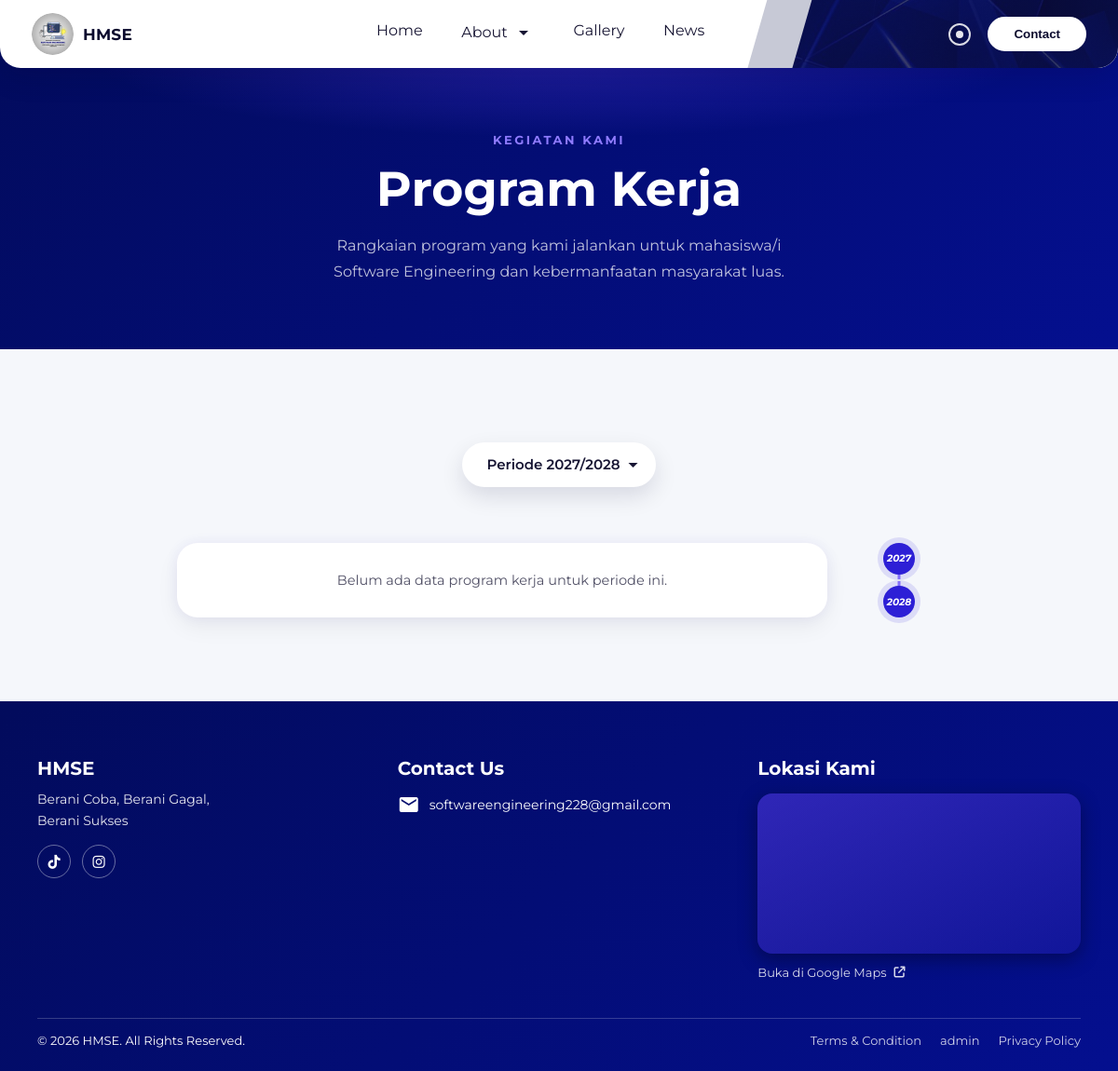
The page /program-kerja.php on the database its author committed.
### tables this page shows
CREATE TABLE `periode` (
  `id` int(11) NOT NULL,
  `start_year` int(11) NOT NULL,
  `end_year` int(11) NOT NULL,
  `sort_order` int(11) DEFAULT 0,
  `created_at` datetime DEFAULT current_timestamp()
);

### config.php (called while the page is built, shortened)
<?php
function assetVersion(string $relativePath): string {
    $fullPath = __DIR__ . '/' . ltrim($relativePath, '/');
    return file_exists($fullPath) ? (string) filemtime($fullPath) : '1';
}

### program-kerja.php (the view, shortened to what this page needs)
<?php
require __DIR__ . '/config.php';
$pdo = getDbConnection();
$periodes = $pdo->query('SELECT * FROM periode ORDER BY start_year DESC')->fetchAll();
$programsByPeriode = [];
foreach ($pdo->query('SELECT * FROM program_kerja ORDER BY sort_order ASC, id ASC') as $row) {
    $programsByPeriode[$row['periode_id']][] = $row;
}
$activePeriode = $periodes[0] ?? null;
?>
<!DOCTYPE html>
<html lang="id">
<head>
    <link rel="stylesheet" href="css/style.css?v=<?= assetVersion('css/style.css') ?>">
    <link rel="stylesheet" href="css/program-kerja.css?v=<?= assetVersion('css/program-kerja.css') ?>">
    <link rel="stylesheet" href="https://cdnjs.cloudflare.com/ajax/libs/font-awesome/6.5.1/css/all.min.css">
</head>
<body>
    <header id="navbar">
        <nav class="navbar">
            <div class="nav-bg-gray"></div>
            <div class="brand">
                <img class="logo" src="images/logo2.png" alt="logo HMSE">
                <span>HMSE</span>
            </div>
            <ul class="menu" id="menu">
                <li class="nav-li"><a href="index.php">Home</a></li>
                <li class="nav-li drop current">
                    <div class="drop-btn">
                      About
                      <span class="material-icons dropdown-icon">
                      </span>
                    </div>
                </li>
                <li class="nav-li"><a href="gallery.php">Gallery</a></li>
                <li class="nav-li"><a href="news.php">News</a></li>
            </ul>
            <div class="nav-accent">
                <span class="accent-circle"></span>
                <div class="button">
                    <a class="btn" href="#"><button>Contact</button></a>
                </div>
            </div>
        </nav>
    </header>
    <section class="pk-banner">
        <div class="pk-banner-glow"></div>
        <div class="pk-banner-content reveal reveal-up">
            <span class="section-eyebrow section-eyebrow-light">Kegiatan Kami</span>
            <h1>Program Kerja</h1>
            <p>Rangkaian program yang kami jalankan untuk mahasiswa/i Software Engineering dan kebermanfaatan masyarakat luas.</p>
        </div>
    </section>
    <section class="proker-section">
        <div class="proker-head reveal reveal-up">
            <div class="periode-select" id="periodeSelect">
                <button class="periode-btn" id="periodeBtn" type="button" aria-haspopup="true" aria-expanded="false">
                    <span id="periodeLabel">Periode <?= $activePeriode ? (int)$activePeriode['start_year'] . '/' . (int)$activePeriode['end_year'] : '-' ?></span>
                    <span class="material-icons">arrow_drop_down</span>
                </button>
            </div>
        </div>
        <div class="timeline-wrap">
            <div class="timeline-programs" id="timelinePrograms">
                <?php foreach ($periodes as $i => $p): $key = $p['start_year'] . '-' . $p['end_year'];
                    $programs = $programsByPeriode[$p['id']] ?? []; ?>
                    <div class="proker-group" data-periode-group="<?= htmlspecialchars($key) ?>" <?= $i === 0 ? '' : 'hidden' ?>>
                        <?php if ($programs): ?>
                            <?php foreach ($programs as $prog): ?>
                                <div class="proker-card reveal reveal-up">
                                    <h3><?= htmlspecialchars($prog['title']) ?></h3>
                                    <p><?= nl2br(htmlspecialchars($prog['description'] ?? '')) ?></p>
                                </div>
                            <?php endforeach; ?>
                        <?php else: ?>
                            <div class="proker-card proker-card-empty reveal reveal-up">
                                <p>Belum ada data program kerja untuk periode ini.</p>
                            </div>
                        <?php endif; ?>
                    </div>
                <?php endforeach; ?>
            </div>
            <div class="timeline-rail" aria-hidden="true">
                <span class="rail-line"></span>
                <span class="rail-dot rail-dot-top"><em><?= $activePeriode ? (int)$activePeriode['start_year'] : '' ?></em></span>
                <span class="rail-dot rail-dot-bottom"><em><?= $activePeriode ? (int)$activePeriode['end_year'] : '' ?></em></span>
            </div>
        </div>
    </section>
</body>
</html>

### css/program-kerja.css (style rules this page uses)
.section-eyebrow { display:inline-block; font-size:13px; font-weight:700; letter-spacing:2.5px; text-transform:uppercase; color:var(--blue); margin-bottom:14px; }
.section-eyebrow-light { color:var(--blue-pale); }
.pk-banner { position:relative; min-height:42vh; display:flex; align-items:center; justify-content:center; text-align:center; padding:140px 6% 70px; background: linear-gradient(135deg,#020b5c,#040f8f); overflow:hidden; isolation:isolate; }
.pk-banner-glow { position:absolute; inset:-20% -10% auto -10%; height:70%; background:radial-gradient(closest-side, rgba(91,63,245,0.35), transparent 70%); z-index:-1; }
.pk-banner-content { max-width:680px; color:#fff; }
.pk-banner-content h1 { font-size:clamp(32px, 6vw, 52px); font-weight:700; line-height:1.2; margin-bottom:16px; }
.pk-banner-content p { font-size:16px; line-height:1.7; color:rgba(255,255,255,0.75); max-width:520px; margin:0 auto; }
.proker-section { padding:100px 6% 90px; background:#f5f7fb; }
.proker-head { text-align:center; margin-bottom:60px; }
.periode-select { position:relative; display:inline-block; }
.periode-btn { display:inline-flex; align-items:center; gap:2px; padding:12px 12px 12px 26px; border:none; border-radius:50px; background:#ffffff; color:var(--ink); font-family:'Montserrat', sans-serif; font-weight:600; font-size:15px; cursor:pointer; box-shadow:0 10px 25px rgba(11,10,46,0.12); transition:box-shadow 0.3s ease; -webkit-tap-highlight-color:transparent; }
.periode-btn .material-icons { transition:transform 0.3s ease; }
.timeline-wrap { max-width:820px; margin:0 auto; display:grid; grid-template-columns:1fr 90px; gap:32px; align-items:stretch; }
.timeline-programs { grid-column:1; }
.proker-group { display:flex; flex-direction:column; gap:24px; }
.proker-card { background:#ffffff; border-radius:22px; padding:28px 30px; box-shadow: 0 10px 25px rgba(0,0,0,0.06), 0 0 15px rgba(45,31,214,0.06); transition:transform 0.35s ease, box-shadow 0.35s ease; }
.proker-card p { font-size:14.5px; line-height:1.7; color:rgba(23,21,51,0.75); }
.proker-card-empty { text-align:center; color:rgba(23,21,51,0.5); }
.timeline-rail { grid-column:2; position:relative; }
.rail-line { position:absolute; left:50%; top:17px; bottom:17px; border-left:3px dashed var(--blue-pale); transform:translateX(-50%); }
.rail-dot { position:absolute; left:50%; width:34px; height:34px; border-radius:50%; background:var(--blue); color:#fff; display:flex; align-items:center; justify-content:center; font-size:10.5px; font-weight:700; box-shadow:0 0 0 6px rgba(45,31,214,0.12); z-index:1; }
.rail-dot-top { top:0; transform:translate(-50%,0); }
.rail-dot-bottom { bottom:0; transform:translate(-50%,0); }

### rows shown on the page
periode: start_year "2027", end_year "2028", shows "Belum ada data program kerja untuk periode ini."
